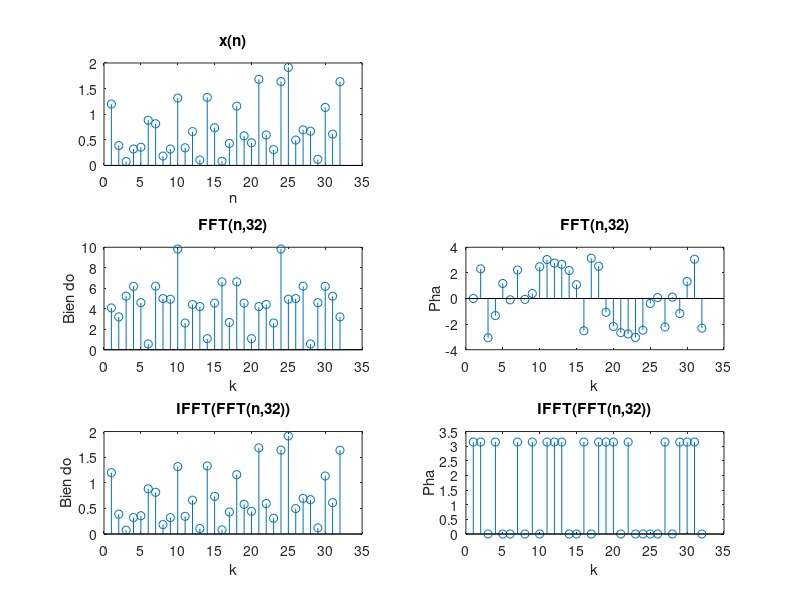

The MATLAB source for this figure:
N = 32;
x = randn(1,N);
y = fft(x,N);
x1 = ifft(y,N);
subplot(321),stem(abs(x));
title('x(n)');xlabel('n');
subplot(323),stem(abs(y));
title(['FFT(n,' num2str(N) ')']);xlabel('k');ylabel('Bien do');
subplot(324),stem(angle(y));
title(['FFT(n,' num2str(N) ')']); xlabel('k');ylabel('Pha');
subplot(325),stem(abs(x1));
title(['IFFT(FFT(n,' num2str(N) '))']);
xlabel('k');ylabel('Bien do');
subplot(326),stem(angle(x1));
title(['IFFT(FFT(n,' num2str(N) '))']);
xlabel('k');ylabel('Pha');